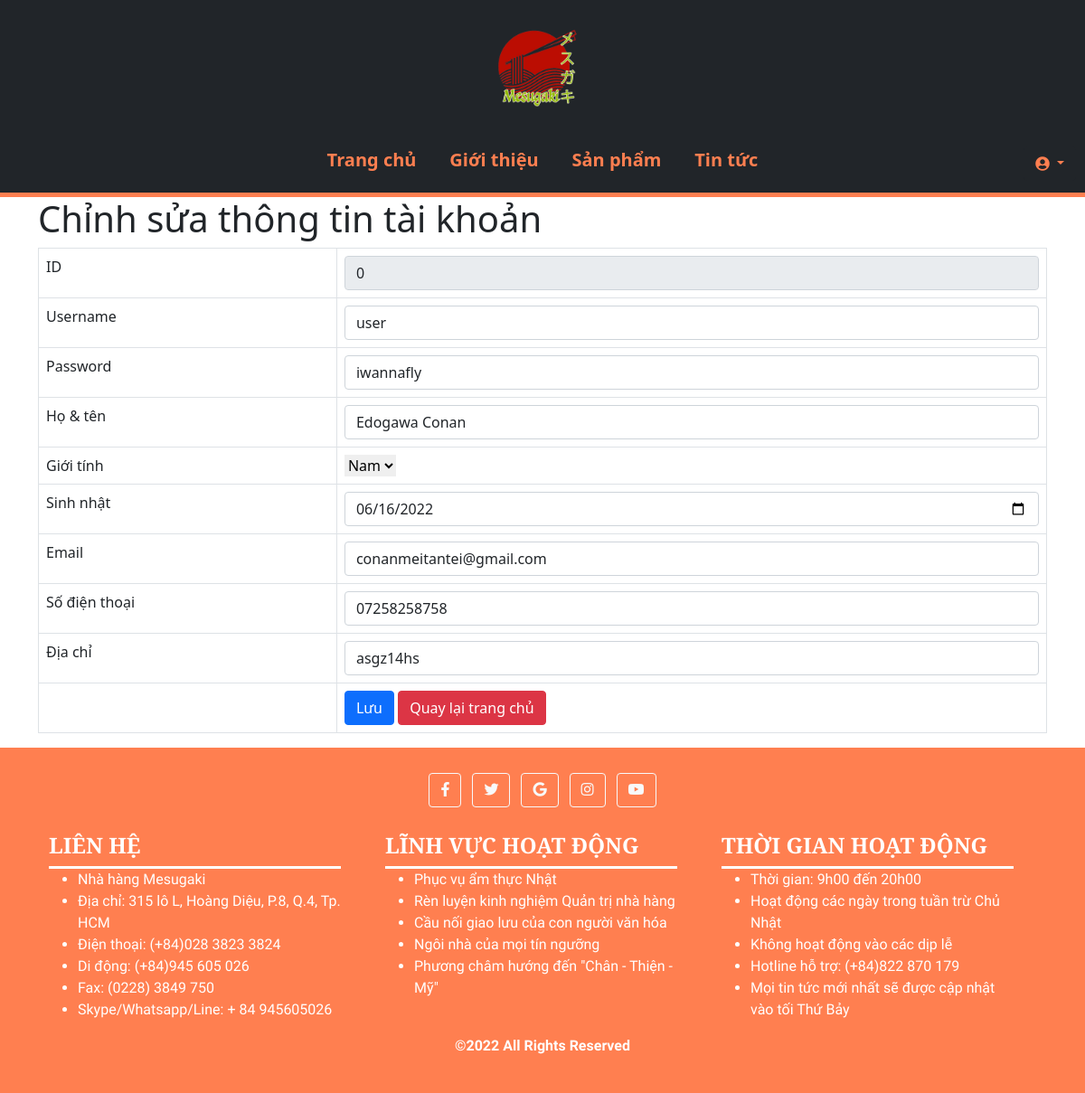
Page /editProfile.php on the earlier database version.
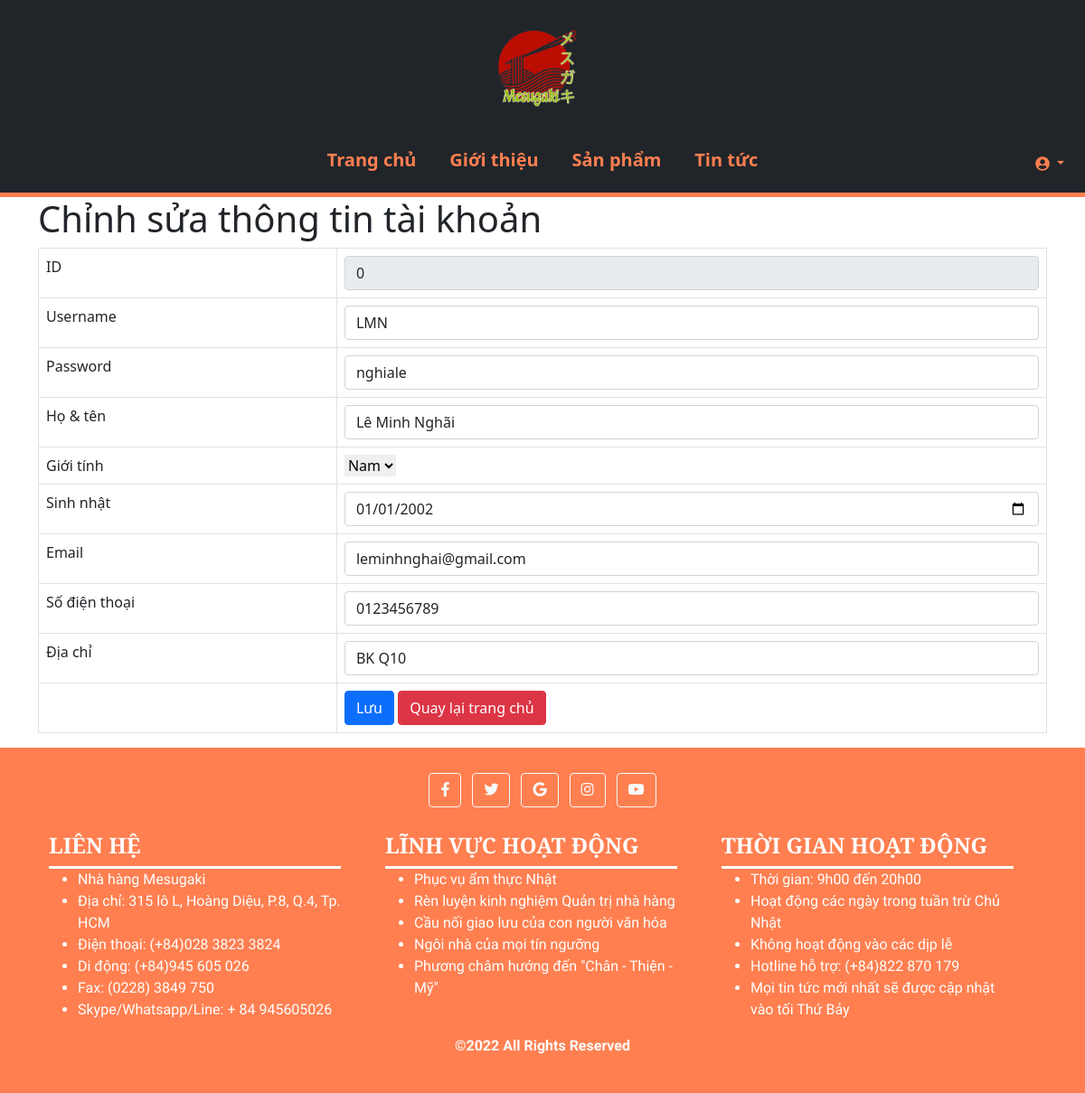
Same page on the later database version.
### tables this page shows
CREATE TABLE `user` (
  `id` int(10) UNSIGNED NOT NULL,
  `username` varchar(100) NOT NULL,
  `password` varchar(255) NOT NULL,
  `full_name` varchar(100) NOT NULL,
  `sex` varchar(6) NOT NULL COMMENT 'Nam, Nữ, Khác',
  `birthday` date NOT NULL,
  `email` varchar(50) NOT NULL,
  `phone` varchar(15) NOT NULL,
  `address` varchar(255) NOT NULL,
  `admin` tinyint(1) NOT NULL DEFAULT 0 COMMENT '0: user, 1: admin'
);

### editProfile.php (the view, shortened to what this page needs)
<?php
  require_once ('config/config.php');
  $user_id = "";
  $query = "SELECT * FROM user WHERE id = '" . $user_id . "'";
  $res = mysqli_query($conn, $query);
  $mem = mysqli_fetch_all($res, MYSQLI_ASSOC);
  $mem1 = $mem[0];
?>
<!DOCTYPE html>
<html lang="en">
<head>
  <link href="https://cdnjs.cloudflare.com/ajax/libs/font-awesome/5.9.0/css/all.min.css" rel="stylesheet">
  <link href="https://cdn.jsdelivr.net/npm/bootstrap@5.1.3/dist/css/bootstrap.min.css" rel="stylesheet">
</head>
<body>
  <div>
    <?php $IPATH = $_SERVER["DOCUMENT_ROOT"]."/btl-web/";
    include($IPATH."navbar.php");?>
  </div>
  <div class="container">
    <div class="page-header">
      <h1>Chỉnh sửa thông tin tài khoản</h1>
    </div>
    <form method="post" onsubmit="return validation()">
      <table class='table table-hover table-responsive table-bordered'>
        <tr>
          <td>ID</td>
          <td><input type='text' name='id' class='form-control' value="<?php echo $mem1['id']?>" disabled></td>
        </tr>
        <tr>
          <td>Username</td>
          <td><input type='text' name='username' class='form-control' value="<?php echo $mem1['username']?>" required><div class="error" style="color: red;"></div></td>
        </tr>
        <tr>
          <td>Password</td>
          <td><input type='text' name='password' class='form-control' value="<?php echo $mem1['password']?>" required><div class="error" style="color: red;"></div></td>
        </tr>
        <tr>
          <td>Họ & tên</td>
          <td><input type='text' name='full_name' class='form-control' value="<?php echo $mem1['full_name']?>" required><div class="error" style="color: red;"></div></td>
        </tr>
        <tr>
          <td>Giới tính</td>
          <td>
            <select class="select" name="sex" required>
              <?php
                if ($mem1['sex'] == 'Nam')
                  echo "<option value='Nam' selected>Nam</option>
                        <option value='Nữ'>Nữ</option>
                        <option value='Khác'>Khác</option>";
                elseif ($mem1['sex'] == 'Nữ')
                  echo "<option value='Nam'>Nam</option>
                        <option value='Nữ' selected>Nữ</option>
                        <option value='Khác'>Khác</option>";
                elseif ($mem1['sex'] == 'Khác')
                  echo "<option value='Nam'>Nam</option>
                        <option value='Nữ'>Nữ</option>
                        <option value='Khác' selected>Khác</option>";
              ?>
            </select>
          </td>
        </tr>
        <tr>
          <td>Sinh nhật</td>
          <td><input type='date' name='birthday' class='form-control' value="<?php echo $mem1['birthday']?>" required></td>
        </tr>
        <tr>
          <td>Email</td>
          <td><input type='email' name='email' class='form-control' value="<?php echo $mem1['email']?>" required><div class="error" style="color: red;"></div></td>
        </tr>
        <tr>
          <td>Số điện thoại</td>
          <td><input type='text' name='phone' class='form-control' value="<?php echo $mem1['phone']?>" required><div class="error" style="color: red;"></div></td>
        </tr>
        <tr>
          <td>Địa chỉ</td>
          <td><input type='text' name='address' class='form-control' value="<?php echo $mem1['address']?>" required><div class="error" style="color: red;"></div></td>
        </tr>
        <tr>
          <td></td>
          <td>
          <input type='submit' name='submit' value='Lưu' class='btn btn-primary'/>
          <a href='index.php' class='btn btn-danger'>Quay lại trang chủ</a>
          </td>
        </tr>
      </table>
    </form>
  </div>
  <div>
    <?php $IPATH = $_SERVER["DOCUMENT_ROOT"]."/btl-web/";
    include($IPATH."footer.php");
    mysqli_close($conn);?>
  </div>
</body>
</html>

Differences in the rows shown:
changed user "Nam": username "user" → "LMN"; password "iwannafly" → "nghiale"; full_name "Edogawa Conan" → "Lê Minh Nghãi"; birthday "06/16/2022" → "01/01/2002"; email "conanmeitantei@gmail.com" → "leminhnghai@gmail.com"; phone "07258258758" → "0123456789"; address "asgz14hs" → "BK Q10"
